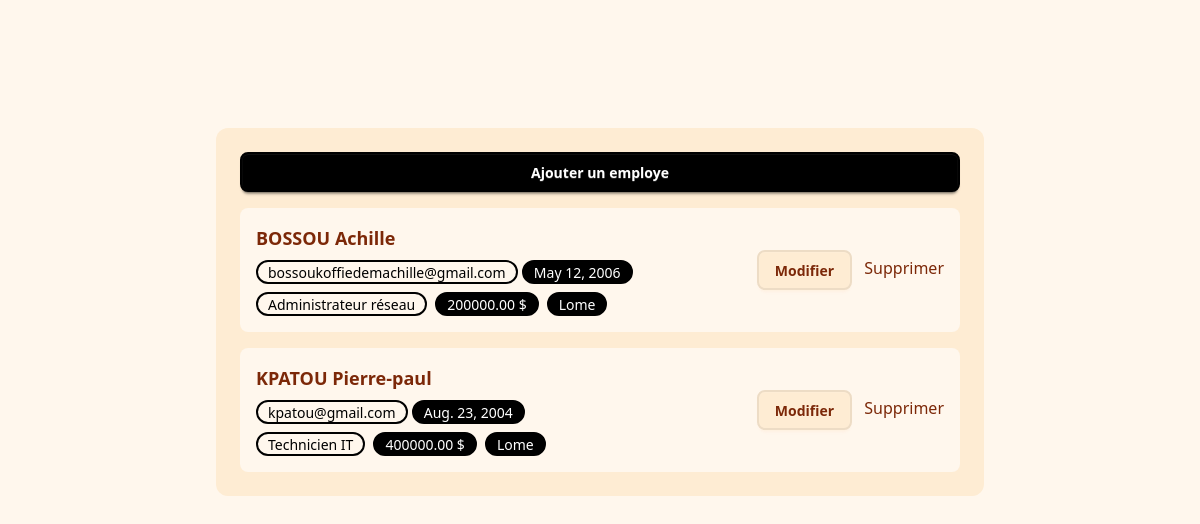
Before: / with the older database file.
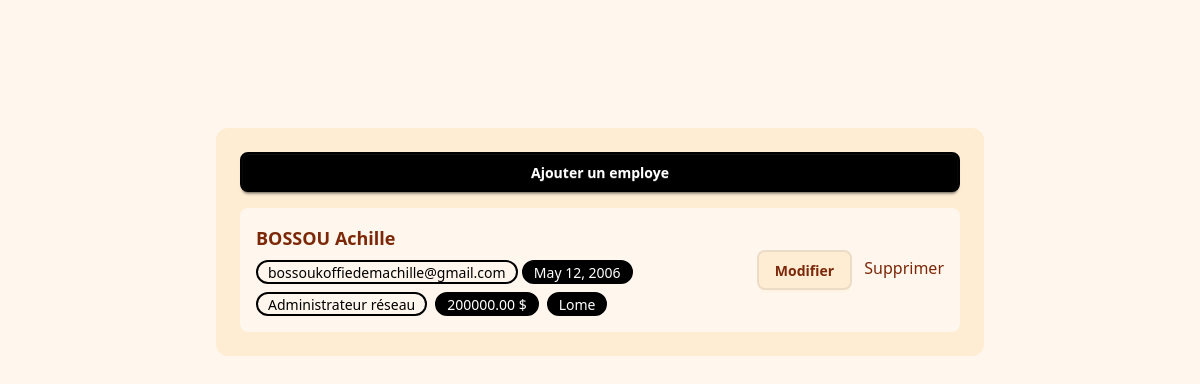
After: the same page with the newer database file.
### employe/models.py (models this page shows, shortened)
class Employe(models.Model):
    nom=models.CharField(max_length=100)
    email=models.EmailField()
    poste=models.CharField(max_length=100)
    salaire=models.DecimalField(max_digits=10, decimal_places=2)
    date_de_naissance=models.DateField(null=True,blank=True)
    lieu_de_residence=models.CharField(max_length=100)

### employe/views.py (the view)
# urls.py: path('', views.liste_employes, name="liste_employes"),
def liste_employes(request):
    employes= Employe.objects.all()
    return render(request, 'employe/list.html', {'employes':employes})

### employe/templates/employe/list.html
{%extends "employe/base.html"%}
{%block content%}
    <div class="w-full bg-base-200">
        <div class="mb-4">
            <a href="{%url 'ajouter_employe'%}" class="btn btn-primary w-full">Ajouter un employe</a>
        </div>
        <div class="space-y-4 w-full">
            {% for emp in employes%}
                <div class="p-4 bg-base-100 rounded-lg w-full flex justify-between items-center">
                    <div class="space-y-2">
                        <p class="font-bold text-lg">{{emp.nom}}</p>
                         <p class="badge badge-outline badge-primary">{{emp.email}}</p>
                         <p class="badge dash-outline badge-primary">{{emp.date_de_naissance}}</p>
                         <div class="flex gap-2">
                             <p class="badge badge-outline badge-primary">{{emp.poste}}</p>
                            <p class="badge dash-outline badge-primary">{{emp.salaire}} $</p>
                            <p class="badge dash-outline badge-primary">{{emp.lieu_de_residence}} </p>
                         </div>
                    </div>
                    <div class="space-x-2">
                        <a href="{%url 'modifier_employe' emp.id%}" class="btn btn-sn ">Modifier</a>
                        <a href="{%url 'supprimer_employe' emp.id%}" class="btn-soft btn-sn ">Supprimer</a>
                    </div>
                </div>
            {%endfor%}
        </div>
    </div>
{%endblock%}

### employe/templates/employe/base.html (shortened to what this page needs)
<!DOCTYPE html>
<html lang="en" data-theme="caramellatte">
<head>
    <link href="https://cdn.jsdelivr.net/npm/daisyui@5" rel="stylesheet" type="text/css" />
    <script src="https://cdn.jsdelivr.net/npm/@tailwindcss/browser@4"></script>
    <link href="https://cdn.jsdelivr.net/npm/daisyui@5/themes.css" rel="stylesheet" type="text/css" />
</head>
<body>
    <div class="flex justify-center mt-32">
        <div class="flex flex-col w-3xl bg-base-200 rounded-xl p-6">
            <div class="w-full h-fit">
                {%block content%}
                {%endblock%}
            </div>
        </div>
    </div>
</body>
</html>

Changed rows visible on the page:
removed Employe: nom "KPATOU Pierre-paul", email "kpatou@gmail.com", date_de_naissance "Aug. 23, 2004", poste "Technicien IT", salaire "400000.00", lieu_de_residence "Lome"
